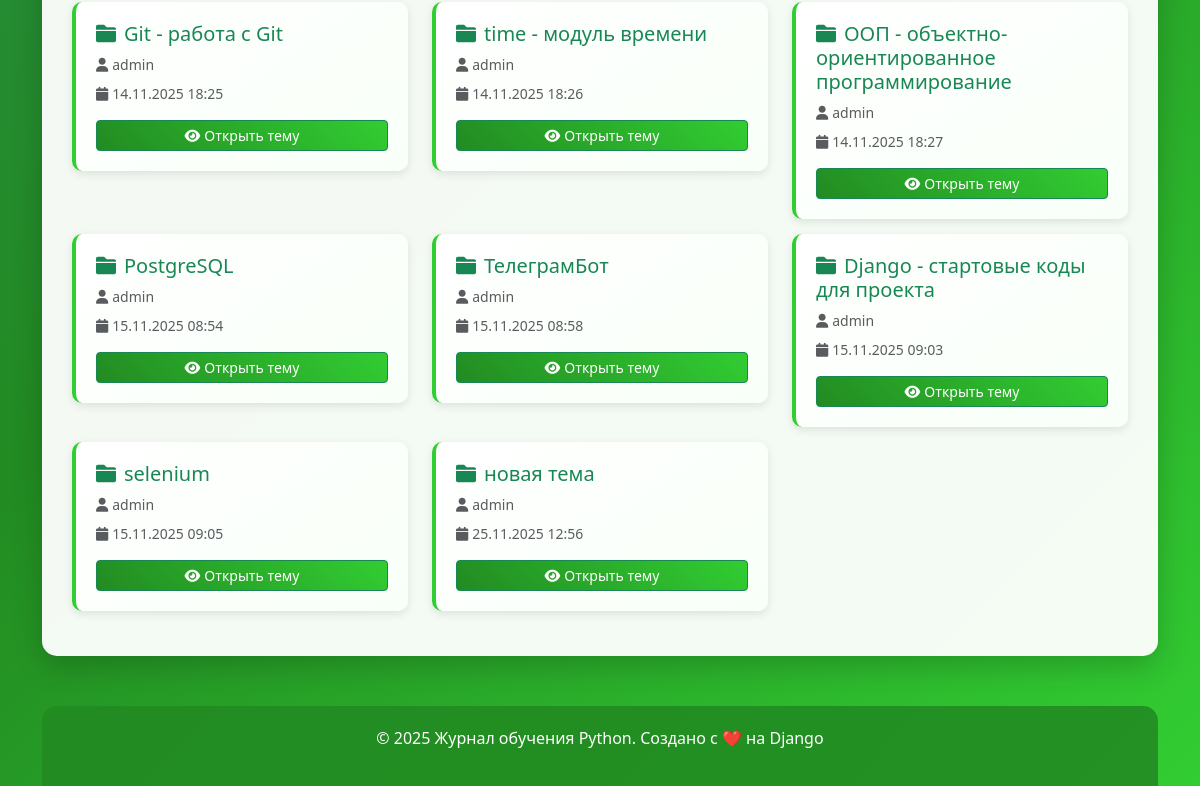
/topics/ (lower part), run on an earlier commit of the app's database.
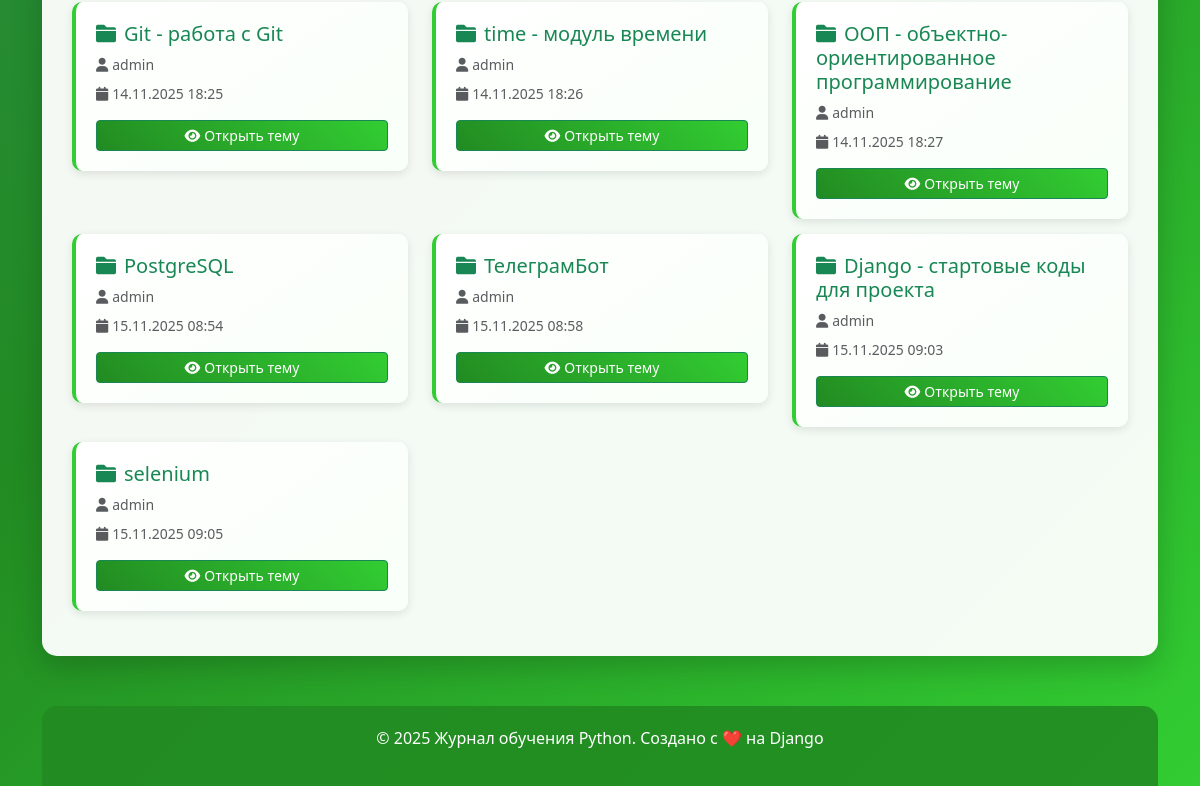
And on a later commit of the database.
### journal/models.py (models this page shows, shortened)
class Topic(models.Model):
    text = models.CharField(max_length=200)
    date_added = models.DateTimeField(auto_now_add=True)
    owner = models.ForeignKey(User, on_delete=models.CASCADE)

### journal/views.py (the view)
# urls.py: path('topics/', views.topics, name='topics'),
def topics(request):
    topics = Topic.objects.order_by('date_added')
    return render(request, 'journal/topics.html', {'topics': topics})

### templates/journal/topics.html (shortened to what this page needs)
{% extends "base.html" %}
{% block content %}
{% if topics %}
<div class="row">
    {% for topic in topics %}
    <div class="col-md-6 col-lg-4">
        <div class="topic-item">
            <h5 class="text-success">
                <i class="fas fa-folder me-2"></i>{{ topic.text }}
            </h5>
            <p class="text-muted small mb-2">
                <i class="fas fa-user me-1"></i>{{ topic.owner.username }}
            </p>
            <p class="text-muted small mb-3">
                <i class="fas fa-calendar me-1"></i>{{ topic.date_added|date:"d.m.Y H:i" }}
            </p>
            <div class="d-grid gap-1">
                <a href="{% url 'journal:topic' topic.id %}" class="btn btn-success btn-sm">
                    <i class="fas fa-eye me-1"></i>Открыть тему
                </a>
            </div>
        </div>
    </div>
    {% endfor %}
</div>
{% endif %}
{% endblock %}

What changed in the data, as far as the page shows it:
removed Topic: text "новая тема", owner.username "admin", date_added "25.11.2025 12:56"
